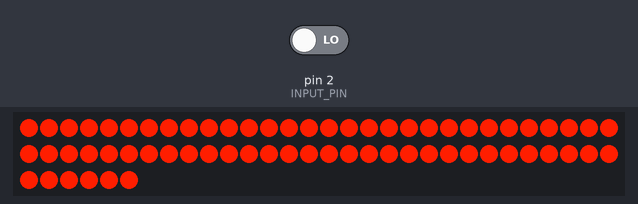
Recording of a sketch running on a simulated Arduino Uno, built with avr-gcc and run on an emulated ATmega328P. On the bench: 66 RGB LEDs in strip order, left to right, continuing on the next row. The inputs (shaded band) are chosen by the test bench; at power-on: pin 2 (INPUT_PIN) LOW. Dim RGB values are drawn brighter than linear.

Above: at 1.2 s.
1.3 s: pin 2 (INPUT_PIN) driven HIGH
At 2.5 s:
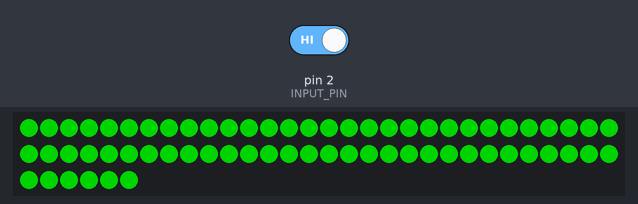
2.8 s: pin 2 (INPUT_PIN) driven LOW
At 4.1 s:
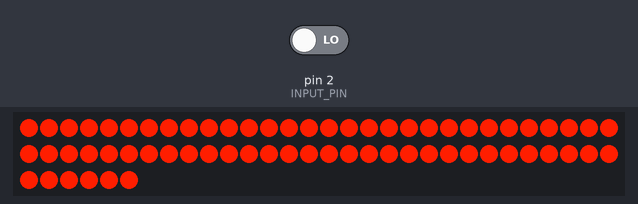
Timing chart, 0 to 5.8 s (numbered marks = the images above; inputs shaded):
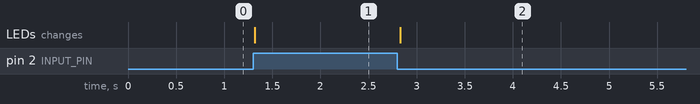

Measured:
- after the input at 1.3 s, the LEDs: change at once (image 1)
- after the input at 2.8 s, the LEDs: change at once (image 2)

The sketch:

ledDigital.ino
```cpp
#include <FastLED.h>

#define NUM_LEDS 66
#define LED_PIN 4 //Pin D2
#define INPUT_PIN 2 //Pin D5

CRGB leds[NUM_LEDS];

// Define custom RGB value for orange
CRGB customOrange = CRGB(255, 30, 0); // Example: RGB value for orange

void setup() {
    // Initialize the FastLED library with the specified pin
    FastLED.addLeds<NEOPIXEL, LED_PIN>(leds, NUM_LEDS);

    // Set the input pin mode
    pinMode(INPUT_PIN, INPUT);
}

void loop() {
    // Read the state of the input pin
    int inputState = digitalRead(INPUT_PIN);

    // Set color based on the input state
    CRGB color;
    if (inputState == HIGH) {
        color = CRGB::Green;  // Set to green if input is HIGH
    } else {
        color = customOrange;  // Use custom RGB value for orange
    }

    // Apply the color to all LEDs
    for (int i = 0; i < NUM_LEDS; i++) {
        leds[i] = color;
    }

    // Update the LEDs
    FastLED.show();

    // Small delay to avoid rapid toggling
    delay(30);
}
```
